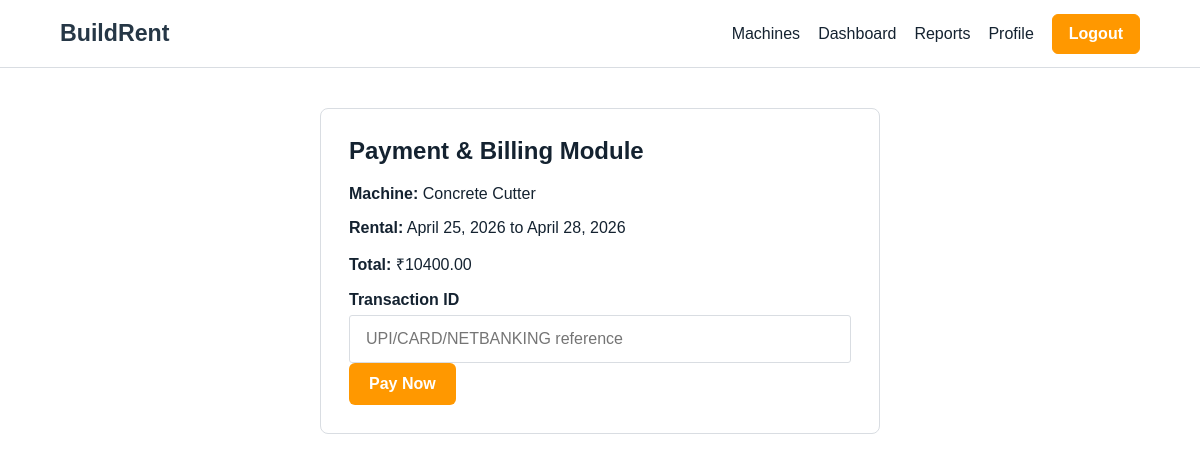
/bookings/1/payment/ (signed in), run on the app's committed database.
### rentals/models.py (models this page shows, shortened)
class Booking(models.Model):
    STATUS_PENDING = "pending"
    STATUS_CONFIRMED = "confirmed"
    STATUS_CANCELLED = "cancelled"
    STATUS_COMPLETED = "completed"
    STATUS_CHOICES = (
        (STATUS_PENDING, "Pending"),
        (STATUS_CONFIRMED, "Confirmed"),
        (STATUS_CANCELLED, "Cancelled"),
        (STATUS_COMPLETED, "Completed"),
    )
    customer = models.ForeignKey(settings.AUTH_USER_MODEL, on_delete=models.CASCADE, related_name="bookings")
    machine = models.ForeignKey(Machine, on_delete=models.CASCADE, related_name="bookings")
    start_date = models.DateField()
    end_date = models.DateField()
    status = models.CharField(max_length=20, choices=STATUS_CHOICES, default=STATUS_PENDING)
    total_amount = models.DecimalField(max_digits=10, decimal_places=2, default=Decimal("0.00"))
    created_at = models.DateTimeField(auto_now_add=True)
    class Meta:
        ordering = ["-created_at"]

class Machine(models.Model):
    STATUS_AVAILABLE = "available"
    STATUS_UNAVAILABLE = "unavailable"
    STATUS_MAINTENANCE = "maintenance"
    STATUS_CHOICES = (
        (STATUS_AVAILABLE, "Available"),
        (STATUS_UNAVAILABLE, "Unavailable"),
        (STATUS_MAINTENANCE, "Under Maintenance"),
    )
    owner = models.ForeignKey(settings.AUTH_USER_MODEL, on_delete=models.CASCADE, related_name="machines")
    category = models.ForeignKey(Category, on_delete=models.PROTECT, related_name="machines")
    name = models.CharField(max_length=120)
    description = models.TextField()
    specifications = models.TextField(blank=True)
    image = models.ImageField(upload_to="machines/", blank=True)
    hourly_rate = models.DecimalField(max_digits=10, decimal_places=2, default=Decimal("0.00"))
    daily_rate = models.DecimalField(max_digits=10, decimal_places=2)
    weekly_rate = models.DecimalField(max_digits=10, decimal_places=2, default=Decimal("0.00"))
    availability_status = models.CharField(max_length=20, choices=STATUS_CHOICES, default=STATUS_AVAILABLE)
    approved = models.BooleanField(default=False)
    created_at = models.DateTimeField(auto_now_add=True)
    class Meta:
        ordering = ["name"]

### rentals/views.py (the view)
# urls.py: path("bookings/<int:booking_id>/payment/", views.payment, name="payment"),
@login_required
def payment(request, booking_id):
    booking = get_object_or_404(Booking, pk=booking_id)
    if booking.customer != request.user and not request.user.is_superuser:
        messages.error(request, "Payment is available only for the booking customer.")
        return redirect("dashboard")
    payment_obj = booking.payment
    if request.method == "POST":
        payment_obj.transaction_id = request.POST.get("transaction_id", f"TXN{booking.pk:05d}")
        payment_obj.mark_paid()
        messages.success(request, "Payment recorded and invoice generated.")
        return redirect("invoice", booking_id=booking.pk)
    return render(request, "rentals/payment.html", {"booking": booking, "payment": payment_obj})

### templates/rentals/payment.html (shortened to what this page needs)
{% extends "rentals/base.html" %}
{% block content %}
<section class="auth-shell">
  <form method="post" class="form-card">
    <h1>Payment & Billing Module</h1>
    <p><strong>Machine:</strong> {{ booking.machine.name }}</p>
    <p><strong>Rental:</strong> {{ booking.start_date }} to {{ booking.end_date }}</p>
    <p><strong>Total:</strong> ₹{{ booking.total_amount }}</p>
    <label for="transaction_id">Transaction ID</label>
    <input id="transaction_id" name="transaction_id" placeholder="UPI/CARD/NETBANKING reference">
    <button type="submit">Pay Now</button>
  </form>
</section>
{% endblock %}

### static/rentals/styles.css (style rules this page uses)
:root { --ink: #142230; --panel: #263746; --gold: #c1b24d; --line: #d9dde2; --muted: #687481; --soft: #f5f6f8; --accent: #ff9800; --ok: #237b4b; }
* { box-sizing: border-box; }
body { margin: 0; color: var(--ink); background: #fff; font-family: Arial, Helvetica, sans-serif; }
input, select, textarea { border: 1px solid var(--line); border-radius: 3px; font: inherit; min-height: 48px; padding: 12px 16px; width: 100%; }
button { border: 0; }
.lead-form button, .form-card button { background: var(--accent); border-radius: 6px; color: #fff; cursor: pointer; font-size: 1rem; font-weight: 700; justify-self: center; min-width: 96px; padding: 12px 20px; }
.auth-shell { display: grid; min-height: calc(100vh - 90px); padding: 40px 20px; place-items: start center; }
.form-card { border: 1px solid var(--line); border-radius: 8px; max-width: 560px; padding: 28px; width: 100%; }
.form-card h1 { margin-top: 0; }
.form-card label { display: block; font-weight: 700; margin-bottom: 6px; }

### data on the page
Booking: machine.name "Concrete Cutter", start_date "April 25, 2026", end_date "April 28, 2026", total_amount "10400.00"
